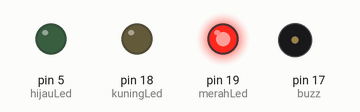
Simulated run of this sketch. Board: Arduino Uno, built with avr-gcc and run on an emulated ATmega328P. On the bench: output pins drawn as LEDs (lit = HIGH), buzzer (waves = sounding, pin HIGH).

Above: at 0.1 s.
At 7.1 s:
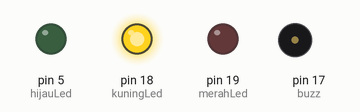
At 9.1 s:
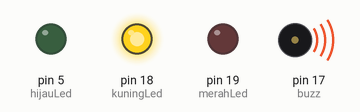
At 11.1 s:
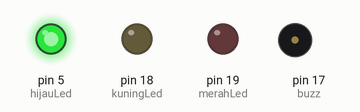
At 27.1 s:
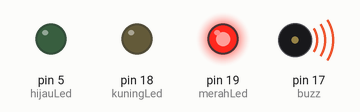
At 38.1 s:
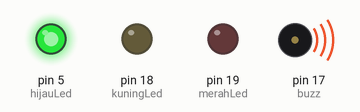
Timing chart, 0 to 39.6 s (numbered marks = the images above):
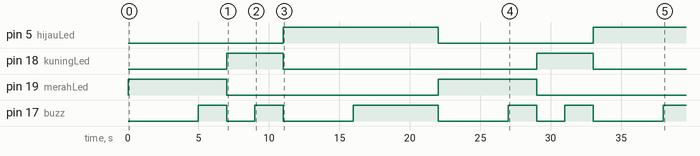

The sketch:

MUHAMAD_HAIKAL_ADIANSA.ino
```cpp
//MUHAMAD HAIKAL ADIANSA
//XII TAV 2

const int merahLed = 19;
const int kuningLed = 18;
const int hijauLed = 5;
const int buzz = 17;

void setup() {
  // put your setup code here, to run once:
  pinMode(merahLed, OUTPUT);
  pinMode(kuningLed, OUTPUT);
  pinMode(hijauLed, OUTPUT);
  pinMode(buzz, OUTPUT);

}

void loop() {
  // put your main code here, to run repeatedly:
  digitalWrite(merahLed, HIGH);
  digitalWrite(kuningLed, LOW);
  digitalWrite(hijauLed, LOW);
  delay(5000);
  digitalWrite (buzz, HIGH);
  delay(2000);
  digitalWrite (buzz, LOW);


  digitalWrite(merahLed, LOW);
  digitalWrite(kuningLed, HIGH);
  digitalWrite(hijauLed, LOW);
  delay(2000);
  digitalWrite (buzz, HIGH);
  delay(2000);
digitalWrite (buzz, LOW);

  digitalWrite(merahLed, LOW);
  digitalWrite(kuningLed, LOW);
  digitalWrite(hijauLed, HIGH);
  delay(5000);
digitalWrite (buzz, HIGH);
  delay(6000);
  digitalWrite (buzz, LOW);
}
```

Measured:
- by itself, pin 5 (hijauLed): LOW → HIGH at 11.0 s, → LOW 11.0 s later, → HIGH 11.0 s later
- by itself, pin 18 (kuningLed): alternates HIGH for 4.0 s and LOW for 18.0 s
- by itself, pin 19 (merahLed): alternates HIGH for 7.0 s and LOW for 15.0 s
- by itself, pin 17 (buzz): LOW → HIGH at 5.0 s, → LOW 2.0 s later, → HIGH 2.0 s later, → LOW 2.0 s later, … (11 changes in this stretch)
